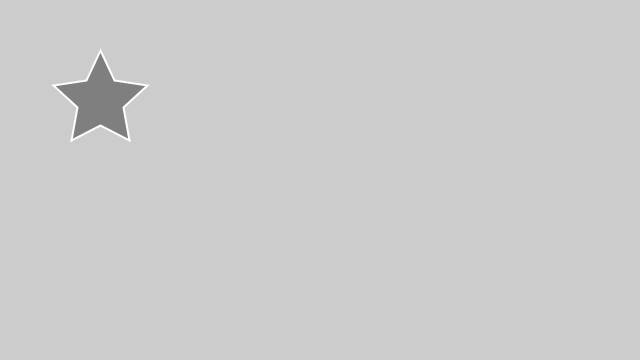
Frame 1 (no input)
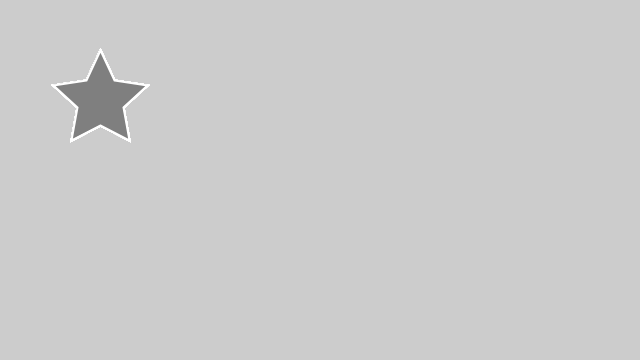
Frame 60 (the mouse pressed at the canvas centre just before this capture)
Frame 120 (the mouse held since frame 60 and released just before this capture): identical to frame 60, image omitted

The Processing sketch that drew these frames (run headless with seeded random() and noise(); from frame 60 on, the mouse is pressed at the canvas centre):

// Processing sketch: star_pde
// ── star_pde.pde
void setup(){
 size(640,360); 
}

void draw(){
  fill(127);
  stroke(255);
  strokeWeight(2);
   
  beginShape();
  vertex(100,50);
  vertex(114,80);
  vertex(147,85);
  vertex(123,107);
  vertex(129,140);
  vertex(100,125);
  vertex(71,140);
  vertex(77,107);
  vertex(53,85);
  vertex(86,80);
  endShape(CLOSE);
}
